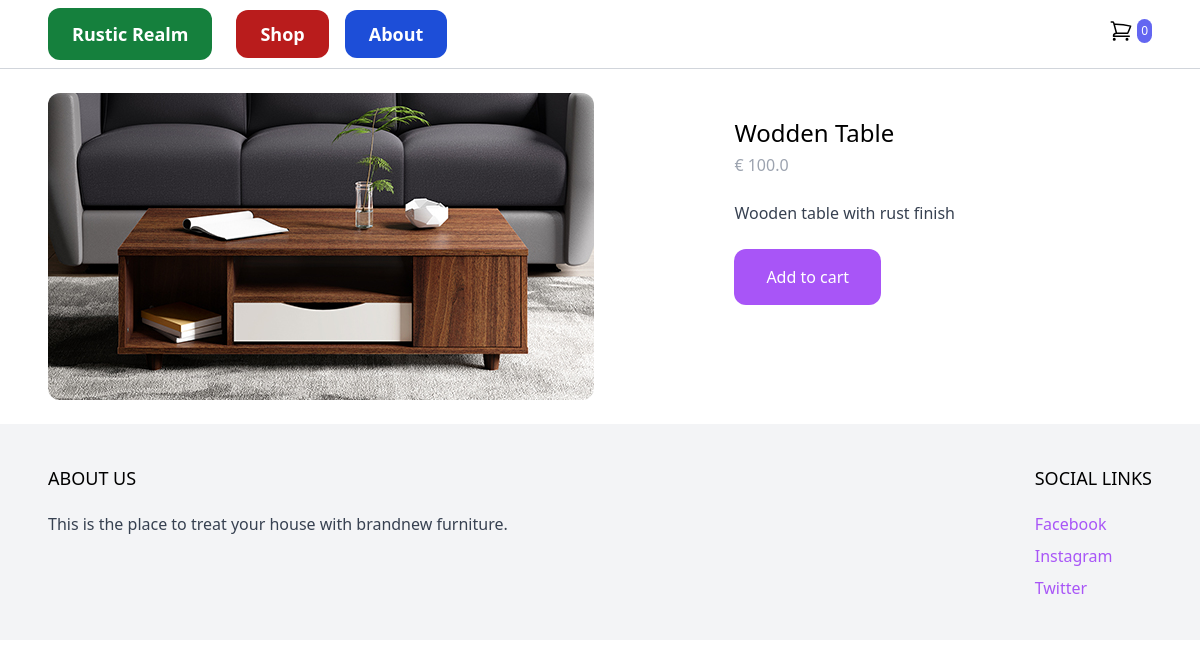
The app's page /shop/Table/, older data.
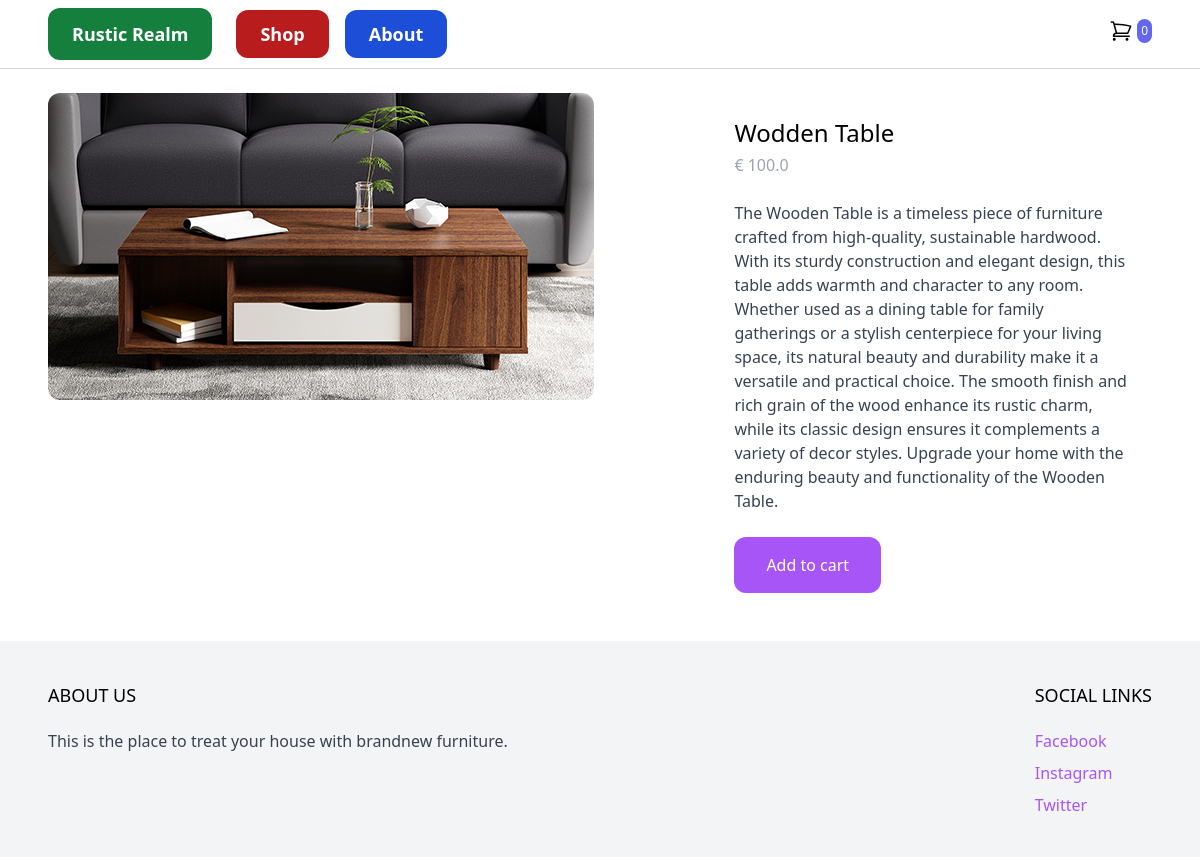
The same page, newer data.
### product/models.py (models this page shows, shortened)
class Product(models.Model):
    category = models.ForeignKey(Category, related_name='products', on_delete=models.CASCADE)
    name = models.CharField(max_length=255)
    slug = models.SlugField()
    description = models.TextField(blank=True, null=True)
    price = models.IntegerField()
    image = models.ImageField(upload_to='uploads/', blank=True, null=True)
    thumbnail = models.ImageField(upload_to='uploads/', blank=True, null=True)
    created_at = models.DateTimeField(auto_now_add=True)
    class Meta:
        ordering = ('-created_at',)
    def get_display_price(self):
        return f"€ {self.price / 100}"

### product/views.py (the view)
# urls.py: path('shop/<slug:slug>/', product, name='product'),
def product(request, slug):
    try:
        product = get_object_or_404(Product, slug=slug)
        return render(request, 'product/product.html', {'product': product})
    except Product.MultipleObjectsReturned:
        return HttpResponseServerError("Product doesn't exist")

### cart/cart.py (called while the page is built)
    def __len__(self):
        return sum(item['quantity'] for item in self.cart.values())

### cart/context_processors.py (called while the page is built)
def cart(request):
    return {'cart': Cart(request)}

### product/templates/product/product.html (shortened to what this page needs)
{% extends 'core/base.html' %}
{% block content %}
<div class="max-w-6xl mx-auto flex flex-wrap py-6 px-6 xl:px-0">
    <div class="images w-full mb-6 lg:mb-0 lg:w-3/5">
        <img class="rounded-xl" src="{{ product.image.url}}">
    </div>
    <div class="information w-full lg:w-2/5 lg:p-6">
        <h1 class="text-2xl">{{ product.name }}</h1>
        <p class="mt-1 text-gray-400">{{ product.get_display_price }}</p>
        {% if product.description %}
            <p class="mt-6 text-gray-700">
                {{ product.description }}
            </p>
        {% endif %}
        <a
            href="#"
            class="mt-6 inline-block px-8 py-4 rounded-xl bg-purple-500 text-white hover:bg-purple-700"
            hx-get="{% url 'add_to_cart' product.id %}"
            hx-target="#menu-cart-button"
            hx-swap="outerHTML"
        >
            Add to cart
        </a>
    </div>
</div>
{% endblock %}

Row changes from the older to the newer data that the page shows:
changed Product "Wodden Table": description "Wooden table with rust finish" → "The Wooden Table is a timeless piece of furniture crafted from high-quality, sustainable hardwood. With its sturdy construction and elegant design, this table adds warmth and character to any room. Whether used as a dining table for family gatherings or a stylish centerpiece for your living space, its natural beauty and durability make it a versatile and practical choice. The smooth finish and rich grain of the wood enhance its rustic charm, while its classic design ensures it complements a variety of decor styles. Upgrade your home with the enduring beauty and functionality of the Wooden Table."
